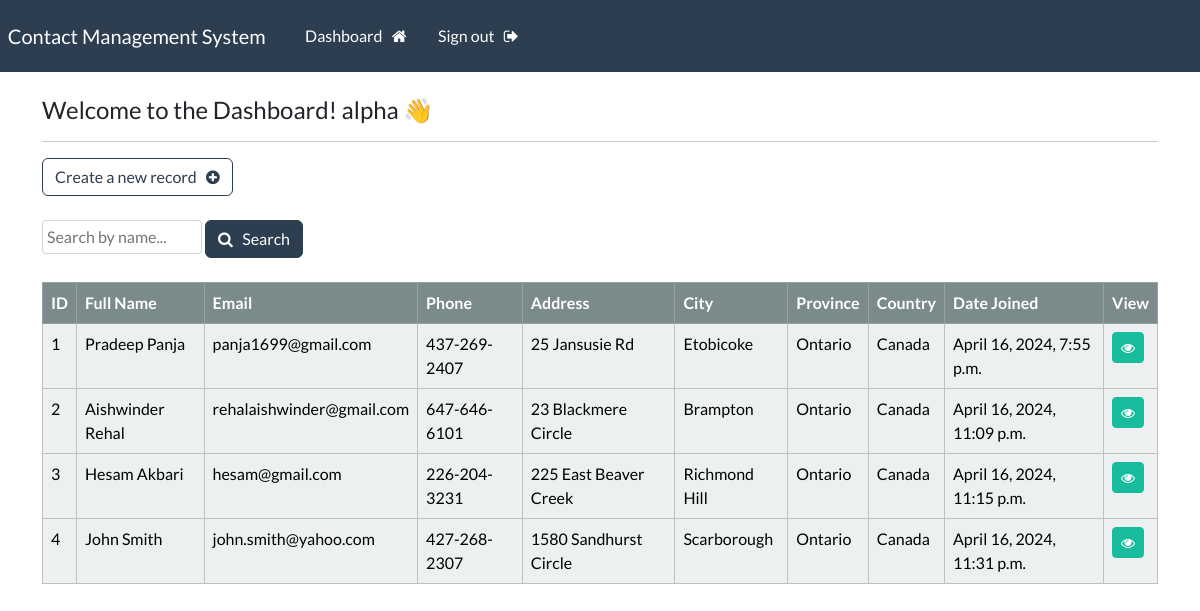
The page /dashboard (signed in) on the database its author committed.
### webapp/models.py (models this page shows, shortened)
class Record(models.Model):
    creation_date = models.DateTimeField(auto_now_add=True)
    first_name = models.CharField(max_length=100)
    last_name = models.CharField(max_length=100)
    email = models.CharField(max_length=255)
    phone = models.CharField(max_length=20)
    address = models.CharField(max_length=300)
    city = models.CharField(max_length=255)
    province = models.CharField(max_length=200)
    country = models.CharField(max_length=125)

### webapp/views.py (the view)
# urls.py: path('dashboard',views.dashboard, name="dashboard"),
@login_required(login_url='my-login')
def dashboard(request):
    query = request.GET.get('q')
    my_records = Record.objects.all()
    if query:
        my_records = my_records.filter(
            Q(first_name__icontains=query) |
            Q(last_name__icontains=query)
            )
    context = {'records' : my_records,'query': query}
    return render(request, 'webapp/dashboard.html',context)

### webapp/templates/webapp/dashboard.html (shortened to what this page needs)
{% extends 'webapp/base.html' %}
{% block content %}
    <h4>Welcome to the Dashboard! {{ request.user }} 👋</h4>
    <hr>
    <a  class="btn btn-outline-primary btn" href="{% url 'create-record' %}">Create a new record &nbsp; <i class="fa fa-plus-circle" aria-hidden="true"></i></a>
    <br><br>
    <form method="GET" action="{% url 'dashboard' %}">
        <input class=" reduce" type="text" name="q" value="{{ query|default_if_none:'' }}" {% if not query %}placeholder="Search by name..."{% endif %}>
        <button type="submit" class="btn btn-primary btn"> <i class="fa fa-search" ></i> &nbsp; Search </button>
    </form>
    <br>
    <table class="table table-light table-hover table-bordered">
        <thead class="table-dark">
            <tr>
                <th scope="col">ID</th>
                <th scope="col">Full Name</th>
                <th scope="col">Email</th>
                <th scope="col">Phone</th>
                <th scope="col">Address</th>
                <th scope="col">City</th>
                <th scope="col">Province</th>
                <th scope="col">Country</th>
                <th scope="col"> Date Joined</th>
                <th scope="col">View</th>
            </tr>
        </thead>
        <tbody>
        {% if records %}
            {% for record in records %}
            <tr>
                <td>{{record.id}}</td>
                <td>{{record.first_name}} {{record.last_name}}</td>
                <td>{{record.email}}</td>
                <td>{{record.phone}}</td>
                <td>{{record.address}}</td>
                <td>{{record.city}}</td>
                <td>{{record.province}}</td>
                <td>{{record.country}}</td>
                <td>{{record.creation_date}}</td>
                <td><a class="btn btn-success btn-sm" href="{% url 'record' record.id %}"> <i class="fa fa-eye"></i></a></td>
            </tr>
            {% endfor %}
        </tbody>
        {% endif %}
    </table>
{% endblock %}

### webapp/templates/webapp/base.html (shortened to what this page needs)
{%load static%}
<!DOCTYPE html>
<html lang="en">
<head>
    <link rel ="stylesheet" type="text/css" href="https://bootswatch.com/5/flatly/bootstrap.min.css">
    <link rel="stylesheet" type = "text/css" href = "{% static 'css/styles.css' %} ">
    <link rel="stylesheet" href="https://cdnjs.cloudflare.com/ajax/libs/font-awesome/4.7.0/css/font-awesome.min.css">
</head>
<body>
    {% include 'webapp/navbar.html' %}
    <div class="container">
        <br>
        {% block content %}
        {% endblock %}
    </div>
</body>
</html>

### webapp/templates/webapp/navbar.html (shortened to what this page needs)
<nav class="navbar navbar-expand-lg navbar-dark bg-primary justify-content-center">
    <a class="navbar-brand main-heading" href="{% url '' %}">
      &nbsp; Contact Management System
    </a>
      <div class="collapse navbar-collapse text-center" id="navbarNavDropdown">
        <ul class="navbar-nav mr-auto">
          {% if user.is_authenticated %}
            <li class="nav-item">
              <a class="nav-link" href="{% url 'dashboard' %}">Dashboard &nbsp; <i class="fa fa-home" aria-hidden="true"></i> </a>
            </li>
            <li class="nav-item">
              <a class="nav-link" href="{% url 'user-logout' %}">Sign out &nbsp; <i class="fa fa-sign-out" aria-hidden="true"></i> </a>
            </li>
        </ul>
        {% endif %}
      </div>
  </nav>

### static/css/styles.css (style rules this page uses)
.reduce { width: 20vh; padding: 4px; border: 1px solid #ced4da; border-radius: 0.25rem; }

### rows shown on the page
Record: id "1", first_name "Pradeep", last_name "Panja", email "panja1699@gmail.com", phone "437-269-2407", address "25 Jansusie Rd", city "Etobicoke", province "Ontario", country "Canada", creation_date "April 16, 2024, 7:55 p.m."
Record: id "2", first_name "Aishwinder", last_name "Rehal", email "rehalaishwinder@gmail.com", phone "647-646-6101", address "23 Blackmere Circle", city "Brampton", province "Ontario", country "Canada", creation_date "April 16, 2024, 11:09 p.m."
Record: id "3", first_name "Hesam", last_name "Akbari", email "hesam@gmail.com", phone "226-204-3231", address "225 East Beaver Creek", city "Richmond Hill", province "Ontario", country "Canada", creation_date "April 16, 2024, 11:15 p.m."
Record: id "4", first_name "John", last_name "Smith", email "john.smith@yahoo.com", phone "427-268-2307", address "1580 Sandhurst Circle", city "Scarborough", province "Ontario", country "Canada", creation_date "April 16, 2024, 11:31 p.m."

### other values the page prints
{{ request.user }} "alpha"
